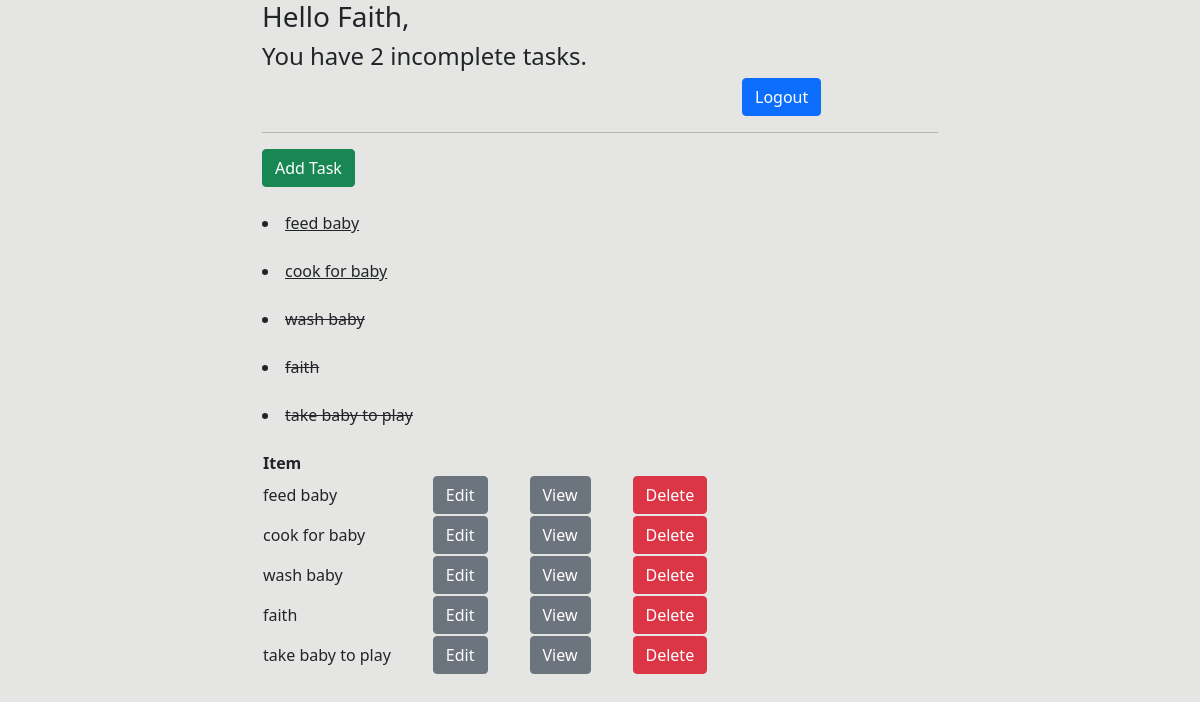
The app's page / (signed in), older data.
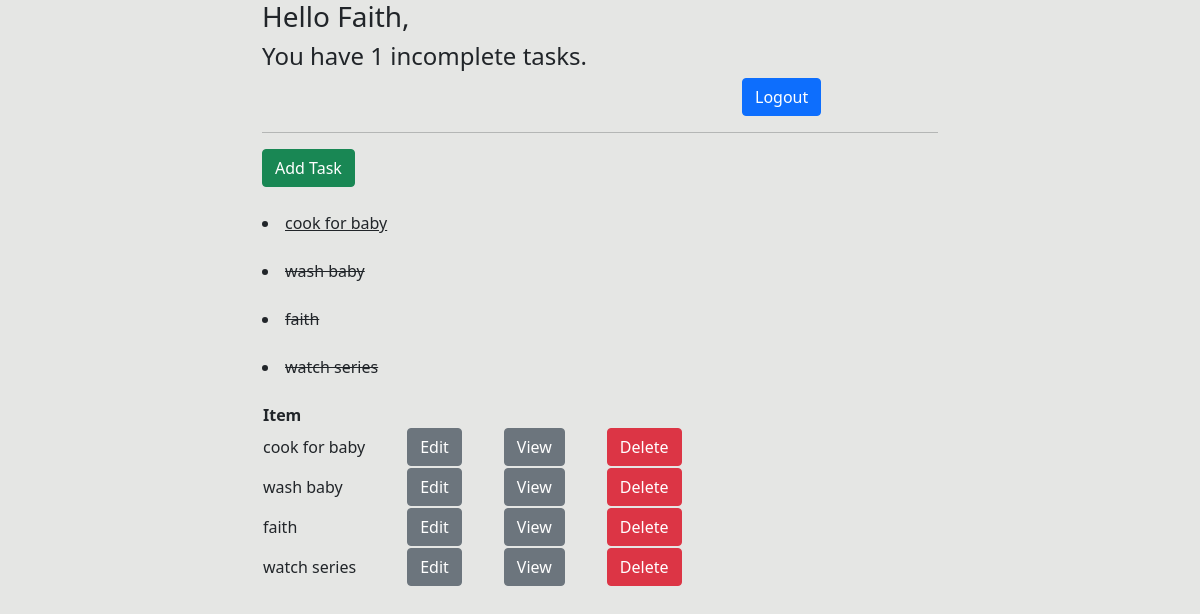
The same page, newer data.
### app_todo/models.py (models this page shows)
class Task(models.Model):
    user = models.ForeignKey(User,on_delete=models.CASCADE,null = True, blank=True )
    title =models.CharField(max_length=200,null = True, blank=True)
    description = models.TextField(null = True, blank=True)
    complete  = models.BooleanField(default=False)
    create_at = models.DateTimeField(auto_now_add=True)
    def __str__(self):
        return self.title
    class Meta:
        ordering = ['complete']

### app_todo/views.py (the view)
# urls.py: path('', TaskList.as_view(), name = 'tasks'),
class TaskList( LoginRequiredMixin, ListView):
    model = Task
    context_object_name = 'tasks'
    def get_context_data(self, **kwargs):
        context = super().get_context_data(**kwargs)
        context['tasks'] = context['tasks'].filter(user = self.request.user)
        context['count'] = context['tasks'].filter(complete = False).count()
        return context

### app_todo/templates/app_todo/task_list.html (shortened to what this page needs)
{% extends 'app_todo/base.html' %}
{% block content %}
<div class="container">
{% if request.user.is_authenticated %}
<h3>Hello {{request.user |title}},</h3>
<h4>You have {{count}} incomplete tasks.</h4>
<a href="{% url 'logout' %}" style="position: relative; left: 480px;" button type="button" class="btn btn-primary">Logout</a>
{% else %}
<a href="{% url 'login' %}">Login</a>
{% endif %}
<hr>
<a href="{% url 'task-create' %}" button type="button" class="btn btn-success">Add Task</a>
<br><br>
<table>
    <tr>
        <th>Item</th>
    </tr>
    {% for task in tasks %}
    <tr>
        <td>{{task.title}}</td>
            {% if task.complete %}
            <li><del>{{task}}</del></li>
            {% else %}
            <li><ins>{{task}}</ins></li>
            {% endif %}
            <br>
        <td><a href="{% url 'task-update' task.id %} " style="margin-left:40px" button type="button" class="btn btn-secondary">Edit</a></td>
        <td><a href="{% url 'task' task.id %} " style="margin-left:40px" button type="button" class="btn btn-secondary">View</a></td>
        <td><a href="{% url 'task-delete' task.id %}" style="margin-left:40px" button type="button" class="btn btn-danger">Delete</a></td>
    </tr>
    {% empty %}
    <h3>No item in list</h3>
    {% endfor %}
</table>
{% endblock %}

Row changes from the older to the newer data that the page shows:
removed Task: title "feed baby"
removed Task: title "take baby to play"
added Task: title "watch series"
Text that changed along with them:
{{ count }}: "2" → "1"
